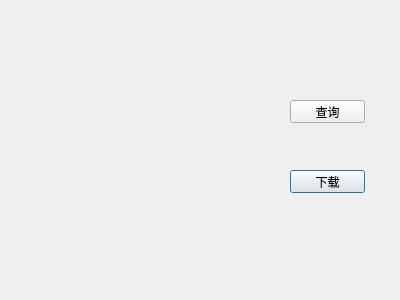
<?xml version="1.0" encoding="UTF-8"?>
<ui version="4.0">
 <class>find_dialog</class>
 <widget class="QDialog" name="find_dialog">
  <property name="geometry">
   <rect>
    <x>0</x>
    <y>0</y>
    <width>400</width>
    <height>300</height>
   </rect>
  </property>
  <property name="windowTitle">
   <string>Dialog</string>
  </property>
  <widget class="QPushButton" name="pushButton">
   <property name="geometry">
    <rect>
     <x>290</x>
     <y>170</y>
     <width>75</width>
     <height>23</height>
    </rect>
   </property>
   <property name="text">
    <string>下载</string>
   </property>
  </widget>
  <widget class="QPushButton" name="pushButton_2">
   <property name="geometry">
    <rect>
     <x>290</x>
     <y>100</y>
     <width>75</width>
     <height>23</height>
    </rect>
   </property>
   <property name="text">
    <string>查询</string>
   </property>
  </widget>
 </widget>
 <resources/>
 <connections/>
</ui>
